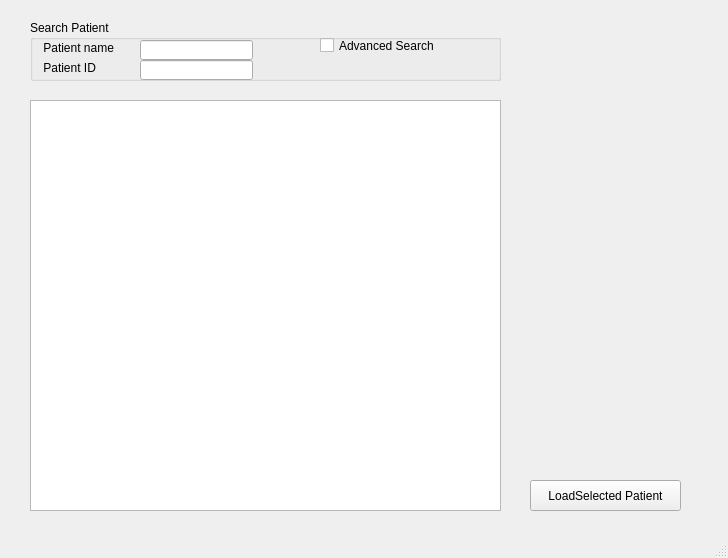
<?xml version="1.0" encoding="UTF-8"?>
<ui version="4.0">
 <class>MainWindow</class>
 <widget class="QMainWindow" name="MainWindow">
  <property name="geometry">
   <rect>
    <x>0</x>
    <y>0</y>
    <width>728</width>
    <height>558</height>
   </rect>
  </property>
  <property name="windowTitle">
   <string>MainWindow</string>
  </property>
  <widget class="QWidget" name="centralwidget">
   <widget class="QTreeView" name="treeView">
    <property name="geometry">
     <rect>
      <x>30</x>
      <y>100</y>
      <width>471</width>
      <height>411</height>
     </rect>
    </property>
   </widget>
   <widget class="QPushButton" name="pushButton">
    <property name="geometry">
     <rect>
      <x>530</x>
      <y>480</y>
      <width>151</width>
      <height>31</height>
     </rect>
    </property>
    <property name="text">
     <string>LoadSelected Patient</string>
    </property>
   </widget>
   <widget class="QGroupBox" name="groupBox">
    <property name="geometry">
     <rect>
      <x>30</x>
      <y>20</y>
      <width>471</width>
      <height>61</height>
     </rect>
    </property>
    <property name="title">
     <string>Search Patient</string>
    </property>
    <widget class="QLabel" name="label">
     <property name="geometry">
      <rect>
       <x>10</x>
       <y>20</y>
       <width>81</width>
       <height>16</height>
      </rect>
     </property>
     <property name="text">
      <string> Patient name</string>
     </property>
    </widget>
    <widget class="QLineEdit" name="lineEdit">
     <property name="geometry">
      <rect>
       <x>110</x>
       <y>20</y>
       <width>113</width>
       <height>20</height>
      </rect>
     </property>
    </widget>
    <widget class="QLabel" name="label_2">
     <property name="geometry">
      <rect>
       <x>10</x>
       <y>40</y>
       <width>81</width>
       <height>16</height>
      </rect>
     </property>
     <property name="text">
      <string> Patient ID</string>
     </property>
    </widget>
    <widget class="QLineEdit" name="lineEdit_2">
     <property name="geometry">
      <rect>
       <x>110</x>
       <y>40</y>
       <width>113</width>
       <height>20</height>
      </rect>
     </property>
    </widget>
    <widget class="QCheckBox" name="checkBox">
     <property name="geometry">
      <rect>
       <x>290</x>
       <y>10</y>
       <width>121</width>
       <height>31</height>
      </rect>
     </property>
     <property name="text">
      <string>Advanced Search</string>
     </property>
    </widget>
   </widget>
  </widget>
  <widget class="QMenuBar" name="menubar">
   <property name="geometry">
    <rect>
     <x>0</x>
     <y>0</y>
     <width>728</width>
     <height>21</height>
    </rect>
   </property>
  </widget>
  <widget class="QStatusBar" name="statusbar"/>
 </widget>
 <resources/>
 <connections/>
</ui>
